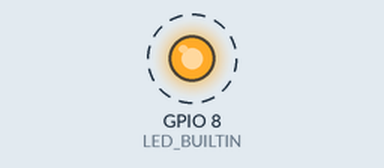
Recording of a program running on a simulated ESP32-C3. On the bench: output pins drawn as LEDs (lit = HIGH). Dashed ring = blinking. What the program prints to the serial monitor is not drawn. At 5.0 s the program puts the board to deep sleep or switches it off; the recording ends there.

Above: at 1.2 s.
Timing chart, 0 to 4.0 s (numbered marks = the images above):
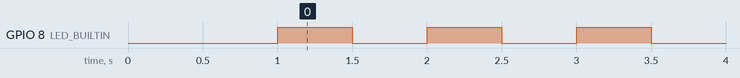

Measured:
- by itself, GPIO 8 (LED_BUILTIN): alternates HIGH for 0.50 s and LOW for 0.50 s

The program:

main.cpp
```cpp
/*

  * This example shows how to use the ESP32's deep sleep mode.
  * The ESP32 will wake up every 5 seconds, blink the built-in LED,
  * and then go back to sleep.
  * The boot count is stored in RTC memory so that it can be retained across deep sleep cycles.

*/

#include <Arduino.h>

//PIN 8 is the default pin for the ESP32 built-in LED (for ESP32 boards that have a built-in LED)
#define LED_BUILTIN 8

#define uS_TO_S_FACTOR 1000000ULL /* Conversion factor for micro seconds to seconds */
#define TIME_TO_SLEEP  5          /* Time ESP32 will be asleep (in seconds) */

// The boot count is stored in RTC memory so that it can be retained across deep sleep cycles
//RTC_DATA_ATTR is used to place the variable in RTC memory
//Use RTC memory for variables that need to be preserved across deep sleep cycles
RTC_DATA_ATTR int bootCount = 0;

long awakeTime = 5000; // Time the ESP32 should stay awake in miliseconds

void setup()
{
  // initialize digital pin LED_BUILTIN as an output.
  pinMode(LED_BUILTIN, OUTPUT);

  // Initialize Serial for debugging
  Serial.begin(9600);
  delay(1000);  //Take some time to open up the Serial Monitor

  //Increment boot number and print it every reboot
  ++bootCount;
  Serial.println("Boot number: " + String(bootCount));

  /*
  First we configure the wake up source
  We set our ESP32 to wake up every 5 seconds
  */

  //esp_sleep_enable_timer_wakeup is used to set the timer wakeup source
  //Please see the docs for other wakeup sources
  //https://docs.espressif.com/projects/esp-idf/en/latest/esp32/api-reference/system/sleep_modes.html#timer-wakeup
  esp_sleep_enable_timer_wakeup(TIME_TO_SLEEP * uS_TO_S_FACTOR);
  Serial.println("Setup ESP32 to sleep for every " + String(TIME_TO_SLEEP) + " Seconds");

}

void loop()
{
  // Blink the LED to indicate that the ESP32 is awake
  digitalWrite(LED_BUILTIN, HIGH);  // turn the LED on (HIGH is the voltage level)
  delay(500);                      // wait for half a second
  digitalWrite(LED_BUILTIN, LOW);   // turn the LED off by making the voltage LOW
  delay(500);                      // wait for half a second

  //The program will be kept awake for 5 seconds
  long currentMillis = millis();
  if (currentMillis >= awakeTime)
  {
    Serial.println("Going to sleep now");
    //Waits for the transmission of outgoing serial data to complete.
    Serial.flush();
    //Go to deep sleep
    esp_deep_sleep_start();
  }
}
```
